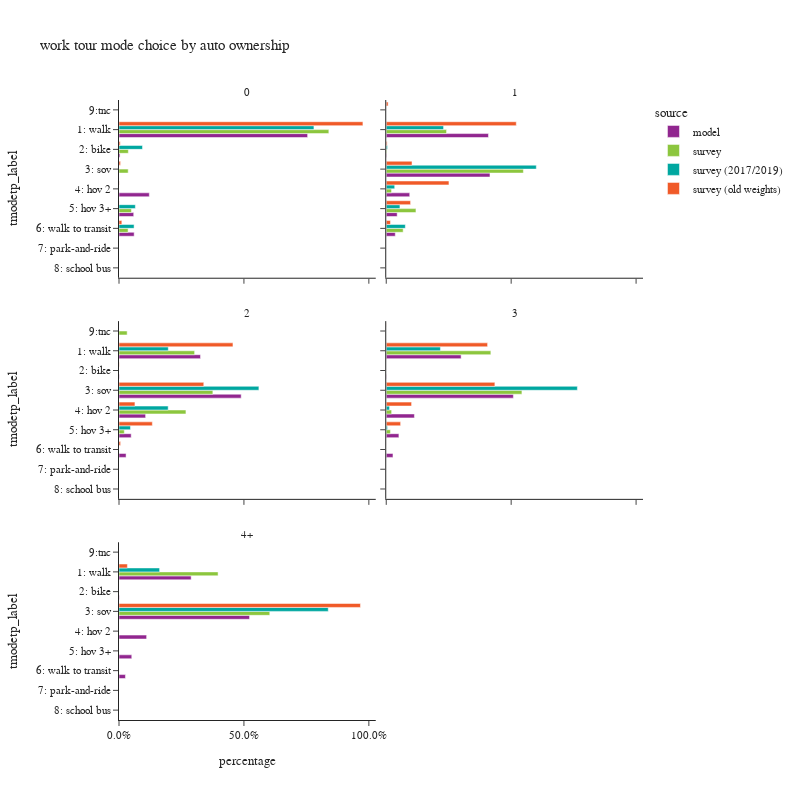

Write notebook code for a chart like this one.
### Code cell
plot_mode_choice(wk_base_subtour.loc[wk_base_subtour['auto_ownership_4+']!="-1"],"auto_ownership_4+",
                 {"auto_ownership_4+":["0","1","2","3","4+"],
                  "tmodetp_label":["1: walk","2: bike","3: sov","4: hov 2","5: hov 3+","6: walk to transit",
                                   "7: park-and-ride","8: school bus","9: other–survey only"]},
                 "auto ownership",2,800)

### Figure 1 — Plotly figure (JSON) as saved in the notebook; plotly's stock layout.template omitted (floating-point values rounded to 4 significant figures)
{"data": [{"alignmentgroup": "True", "customdata": [[11860], [66], [1906], [925], [953]], "hovertemplate": "source=model<br>auto_ownership_4+=0<br>percentage=%{x}<br>tmodetp_label=%{y}<br>sample count=%{customdata[0]}<extra></extra>", "legendgroup": "model", "marker": {"color": "#91268F", "pattern": {"shape": ""}}, "name": "model", "offsetgroup": "model", "orientation": "h", "showlegend": true, "textposition": "auto", "type": "bar", "x": [0.7549, 0.004201, 0.1213, 0.05888, 0.06066], "xaxis": "x5", "y": ["1: walk", "2: bike", "4: hov 2", "5: hov 3+", "6: walk to transit"], "yaxis": "y5"}, {"alignmentgroup": "True", "customdata": [[31266], [133], [31729], [7184], [3342], [2764], [1]], "hovertemplate": "source=model<br>auto_ownership_4+=1<br>percentage=%{x}<br>tmodetp_label=%{y}<br>sample count=%{customdata[0]}<extra></extra>", "legendgroup": "model", "marker": {"color": "#91268F", "pattern": {"shape": ""}}, "name": "model", "offsetgroup": "model", "orientation": "h", "showlegend": false, "textposition": "auto", "type": "bar", "x": [0.4091, 0.00174, 0.4152, 0.09401, 0.04373, 0.03617, 1.309e-05], "xaxis": "x6", "y": ["1: walk", "2: bike", "3: sov", "4: hov 2", "5: hov 3+", "6: walk to transit", "9:tnc"], "yaxis": "y6"}, {"alignmentgroup": "True", "customdata": [[30074], [107], [45087], [9818], [4498], [2610], [1]], "hovertemplate": "source=model<br>auto_ownership_4+=2<br>percentage=%{x}<br>tmodetp_label=%{y}<br>sample count=%{customdata[0]}<extra></extra>", "legendgroup": "model", "marker": {"color": "#91268F", "pattern": {"shape": ""}}, "name": "model", "offsetgroup": "model", "orientation": "h", "showlegend": false, "textposition": "auto", "type": "bar", "x": [0.3262, 0.001161, 0.489, 0.1065, 0.04879, 0.02831, 1.085e-05], "xaxis": "x3", "y": ["1: walk", "2: bike", "3: sov", "4: hov 2", "5: hov 3+", "6: walk to transit", "9:tnc"], "yaxis": "y3"}, {"alignmentgroup": "True", "customdata": [[11523], [43], [19565], [4335], [1948], [1036]], "hovertemplate": "source=model<br>auto_ownership_4+=3<br>percentage=%{x}<br>tmodetp_label=%{y}<br>sample count=%{customdata[0]}<extra></extra>", "legendgroup": "model", "marker": {"color": "#91268F", "pattern": {"shape": ""}}, "name": "model", "offsetgroup": "model", "orientation": "h", "showlegend": false, "textposition": "auto", "type": "bar", "x": [0.2997, 0.001118, 0.5088, 0.1127, 0.05066, 0.02694], "xaxis": "x4", "y": ["1: walk", "2: bike", "3: sov", "4: hov 2", "5: hov 3+", "6: walk to transit"], "yaxis": "y4"}, {"alignmentgroup": "True", "customdata": [[7371], [33], [13336], [2821], [1304], [657]], "hovertemplate": "source=model<br>auto_ownership_4+=4+<br>percentage=%{x}<br>tmodetp_label=%{y}<br>sample count=%{customdata[0]}<extra></extra>", "legendgroup": "model", "marker": {"color": "#91268F", "pattern": {"shape": ""}}, "name": "model", "offsetgroup": "model", "orientation": "h", "showlegend": false, "textposition": "auto", "type": "bar", "x": [0.2888, 0.001293, 0.5225, 0.1105, 0.05109, 0.02574], "xaxis": "x", "y": ["1: walk", "2: bike", "3: sov", "4: hov 2", "5: hov 3+", "6: walk to transit"], "yaxis": "y"}, {"alignmentgroup": "True", "customdata": [[17], [1], [1], [1], [1]], "hovertemplate": "source=survey<br>auto_ownership_4+=0<br>percentage=%{x}<br>tmodetp_label=%{y}<br>sample count=%{customdata[0]}<extra></extra>", "legendgroup": "survey", "marker": {"color": "#8CC63E", "pattern": {"shape": ""}}, "name": "survey", "offsetgroup": "survey", "orientation": "h", "showlegend": true, "textposition": "auto", "type": "bar", "x": [0.8399, 0.03732, 0.03673, 0.04968, 0.03639], "xaxis": "x5", "y": ["1: walk", "2: bike", "3: sov", "5: hov 3+", "6: walk to transit"], "yaxis": "y5"}, {"alignmentgroup": "True", "customdata": [[45], [3], [28], [5], [9], [1]], "hovertemplate": "source=survey<br>auto_ownership_4+=1<br>percentage=%{x}<br>tmodetp_label=%{y}<br>sample count=%{customdata[0]}<extra></extra>", "legendgroup": "survey", "marker": {"color": "#8CC63E", "pattern": {"shape": ""}}, "name": "survey", "offsetgroup": "survey", "orientation": "h", "showlegend": false, "textposition": "auto", "type": "bar", "x": [0.2413, 0.002018, 0.5488, 0.02122, 0.1189, 0.06768], "xaxis": "x6", "y": ["1: walk", "2: bike", "3: sov", "4: hov 2", "5: hov 3+", "6: walk to transit"], "yaxis": "y6"}, {"alignmentgroup": "True", "customdata": [[13], [23], [2], [2], [1]], "hovertemplate": "source=survey<br>auto_ownership_4+=2<br>percentage=%{x}<br>tmodetp_label=%{y}<br>sample count=%{customdata[0]}<extra></extra>", "legendgroup": "survey", "marker": {"color": "#8CC63E", "pattern": {"shape": ""}}, "name": "survey", "offsetgroup": "survey", "orientation": "h", "showlegend": false, "textposition": "auto", "type": "bar", "x": [0.3026, 0.3757, 0.2679, 0.0212, 0.03262], "xaxis": "x3", "y": ["1: walk", "3: sov", "4: hov 2", "5: hov 3+", "9:tnc"], "yaxis": "y3"}, {"alignmentgroup": "True", "customdata": [[3], [10], [1], [1]], "hovertemplate": "source=survey<br>auto_ownership_4+=3<br>percentage=%{x}<br>tmodetp_label=%{y}<br>sample count=%{customdata[0]}<extra></extra>", "legendgroup": "survey", "marker": {"color": "#8CC63E", "pattern": {"shape": ""}}, "name": "survey", "offsetgroup": "survey", "orientation": "h", "showlegend": false, "textposition": "auto", "type": "bar", "x": [0.4187, 0.543, 0.0215, 0.01677], "xaxis": "x4", "y": ["1: walk", "3: sov", "4: hov 2", "5: hov 3+"], "yaxis": "y4"}, {"alignmentgroup": "True", "customdata": [[3], [7]], "hovertemplate": "source=survey<br>auto_ownership_4+=4+<br>percentage=%{x}<br>tmodetp_label=%{y}<br>sample count=%{customdata[0]}<extra></extra>", "legendgroup": "survey", "marker": {"color": "#8CC63E", "pattern": {"shape": ""}}, "name": "survey", "offsetgroup": "survey", "orientation": "h", "showlegend": false, "textposition": "auto", "type": "bar", "x": [0.3966, 0.6034], "xaxis": "x", "y": ["1: walk", "3: sov"], "yaxis": "y"}, {"alignmentgroup": "True", "customdata": [[13], [2], [1], [3]], "hovertemplate": "source=survey (2017/2019)<br>auto_ownership_4+=0<br>percentage=%{x}<br>tmodetp_label=%{y}<br>sample count=%{customdata[0]}<extra></extra>", "legendgroup": "survey (2017/2019)", "marker": {"color": "#00A7A0", "pattern": {"shape": ""}}, "name": "survey (2017/2019)", "offsetgroup": "survey (2017/2019)", "orientation": "h", "showlegend": true, "textposition": "auto", "type": "bar", "x": [0.7802, 0.09401, 0.06546, 0.06034], "xaxis": "x5", "y": ["1: walk", "2: bike", "5: hov 3+", "6: walk to transit"], "yaxis": "y5"}, {"alignmentgroup": "True", "customdata": [[43], [2], [26], [6], [8], [1]], "hovertemplate": "source=survey (2017/2019)<br>auto_ownership_4+=1<br>percentage=%{x}<br>tmodetp_label=%{y}<br>sample count=%{customdata[0]}<extra></extra>", "legendgroup": "survey (2017/2019)", "marker": {"color": "#00A7A0", "pattern": {"shape": ""}}, "name": "survey (2017/2019)", "offsetgroup": "survey (2017/2019)", "orientation": "h", "showlegend": false, "textposition": "auto", "type": "bar", "x": [0.2294, 0.004849, 0.6006, 0.03386, 0.05479, 0.07642], "xaxis": "x6", "y": ["1: walk", "2: bike", "3: sov", "4: hov 2", "5: hov 3+", "6: walk to transit"], "yaxis": "y6"}, {"alignmentgroup": "True", "customdata": [[12], [23], [2], [2]], "hovertemplate": "source=survey (2017/2019)<br>auto_ownership_4+=2<br>percentage=%{x}<br>tmodetp_label=%{y}<br>sample count=%{customdata[0]}<extra></extra>", "legendgroup": "survey (2017/2019)", "marker": {"color": "#00A7A0", "pattern": {"shape": ""}}, "name": "survey (2017/2019)", "offsetgroup": "survey (2017/2019)", "orientation": "h", "showlegend": false, "textposition": "auto", "type": "bar", "x": [0.1973, 0.5599, 0.1968, 0.04596], "xaxis": "x3", "y": ["1: walk", "3: sov", "4: hov 2", "5: hov 3+"], "yaxis": "y3"}, {"alignmentgroup": "True", "customdata": [[3], [12], [1], [1]], "hovertemplate": "source=survey (2017/2019)<br>auto_ownership_4+=3<br>percentage=%{x}<br>tmodetp_label=%{y}<br>sample count=%{customdata[0]}<extra></extra>", "legendgroup": "survey (2017/2019)", "marker": {"color": "#00A7A0", "pattern": {"shape": ""}}, "name": "survey (2017/2019)", "offsetgroup": "survey (2017/2019)", "orientation": "h", "showlegend": false, "textposition": "auto", "type": "bar", "x": [0.2169, 0.7649, 0.01326, 0.004911], "xaxis": "x4", "y": ["1: walk", "3: sov", "4: hov 2", "5: hov 3+"], "yaxis": "y4"}, {"alignmentgroup": "True", "customdata": [[3], [6]], "hovertemplate": "source=survey (2017/2019)<br>auto_ownership_4+=4+<br>percentage=%{x}<br>tmodetp_label=%{y}<br>sample count=%{customdata[0]}<extra></extra>", "legendgroup": "survey (2017/2019)", "marker": {"color": "#00A7A0", "pattern": {"shape": ""}}, "name": "survey (2017/2019)", "offsetgroup": "survey (2017/2019)", "orientation": "h", "showlegend": false, "textposition": "auto", "type": "bar", "x": [0.1625, 0.8375], "xaxis": "x", "y": ["1: walk", "3: sov"], "yaxis": "y"}, {"alignmentgroup": "True", "customdata": [[104], [1], [2], [1], [1], [4]], "hovertemplate": "source=survey (old weights)<br>auto_ownership_4+=0<br>percentage=%{x}<br>tmodetp_label=%{y}<br>sample count=%{customdata[0]}<extra></extra>", "legendgroup": "survey (old weights)", "marker": {"color": "#F05A28", "pattern": {"shape": ""}}, "name": "survey (old weights)", "offsetgroup": "survey (old weights)", "orientation": "h", "showlegend": true, "textposition": "auto", "type": "bar", "x": [0.9763, 0.004864, 0.006211, 0.0008467, 0.0004772, 0.01133], "xaxis": "x5", "y": ["1: walk", "2: bike", "3: sov", "4: hov 2", "5: hov 3+", "6: walk to transit"], "yaxis": "y5"}, {"alignmentgroup": "True", "customdata": [[241], [3], [64], [29], [28], [15], [4]], "hovertemplate": "source=survey (old weights)<br>auto_ownership_4+=1<br>percentage=%{x}<br>tmodetp_label=%{y}<br>sample count=%{customdata[0]}<extra></extra>", "legendgroup": "survey (old weights)", "marker": {"color": "#F05A28", "pattern": {"shape": ""}}, "name": "survey (old weights)", "offsetgroup": "survey (old weights)", "orientation": "h", "showlegend": false, "textposition": "auto", "type": "bar", "x": [0.5205, 0.003512, 0.1032, 0.251, 0.09742, 0.0169, 0.007543], "xaxis": "x6", "y": ["1: walk", "2: bike", "3: sov", "4: hov 2", "5: hov 3+", "6: walk to transit", "9:tnc"], "yaxis": "y6"}, {"alignmentgroup": "True", "customdata": [[97], [2], [68], [23], [19], [7]], "hovertemplate": "source=survey (old weights)<br>auto_ownership_4+=2<br>percentage=%{x}<br>tmodetp_label=%{y}<br>sample count=%{customdata[0]}<extra></extra>", "legendgroup": "survey (old weights)", "marker": {"color": "#F05A28", "pattern": {"shape": ""}}, "name": "survey (old weights)", "offsetgroup": "survey (old weights)", "orientation": "h", "showlegend": false, "textposition": "auto", "type": "bar", "x": [0.4561, 0.0009542, 0.3393, 0.06381, 0.1335, 0.00636], "xaxis": "x3", "y": ["1: walk", "2: bike", "3: sov", "4: hov 2", "5: hov 3+", "6: walk to transit"], "yaxis": "y3"}, {"alignmentgroup": "True", "customdata": [[19], [25], [7], [3], [1], [1], [2]], "hovertemplate": "source=survey (old weights)<br>auto_ownership_4+=3<br>percentage=%{x}<br>tmodetp_label=%{y}<br>sample count=%{customdata[0]}<extra></extra>", "legendgroup": "survey (old weights)", "marker": {"color": "#F05A28", "pattern": {"shape": ""}}, "name": "survey (old weights)", "offsetgroup": "survey (old weights)", "orientation": "h", "showlegend": false, "textposition": "auto", "type": "bar", "x": [0.4056, 0.4348, 0.1014, 0.05756, 0.0001548, 3.044e-05, 0.0003959], "xaxis": "x4", "y": ["1: walk", "3: sov", "4: hov 2", "5: hov 3+", "6: walk to transit", "8: school bus", "9:tnc"], "yaxis": "y4"}, {"alignmentgroup": "True", "customdata": [[3], [13]], "hovertemplate": "source=survey (old weights)<br>auto_ownership_4+=4+<br>percentage=%{x}<br>tmodetp_label=%{y}<br>sample count=%{customdata[0]}<extra></extra>", "legendgroup": "survey (old weights)", "marker": {"color": "#F05A28", "pattern": {"shape": ""}}, "name": "survey (old weights)", "offsetgroup": "survey (old weights)", "orientation": "h", "showlegend": false, "textposition": "auto", "type": "bar", "x": [0.03357, 0.9664], "xaxis": "x", "y": ["1: walk", "3: sov"], "yaxis": "y"}], "layout": {"annotations": [{"font": {}, "showarrow": false, "text": "4+", "x": 0.245, "xanchor": "center", "xref": "paper", "y": 0.2867, "yanchor": "bottom", "yref": "paper"}, {"font": {}, "showarrow": false, "text": "2", "x": 0.245, "xanchor": "center", "xref": "paper", "y": 0.6433, "yanchor": "bottom", "yref": "paper"}, {"font": {}, "showarrow": false, "text": "3", "x": 0.755, "xanchor": "center", "xref": "paper", "y": 0.6433, "yanchor": "bottom", "yref": "paper"}, {"font": {}, "showarrow": false, "text": "0", "x": 0.245, "xanchor": "center", "xref": "paper", "y": 1.0, "yanchor": "bottom", "yref": "paper"}, {"font": {}, "showarrow": false, "text": "1", "x": 0.755, "xanchor": "center", "xref": "paper", "y": 1.0, "yanchor": "bottom", "yref": "paper"}], "barmode": "group", "height": 800, "legend": {"title": {"text": "source"}, "tracegroupgap": 0}, "title": {"text": "work tour mode choice by auto ownership"}, "width": 800, "xaxis": {"anchor": "y", "domain": [0, 0.49], "tickformat": ".1%", "title": {"text": "percentage"}}, "xaxis2": {"anchor": "y2", "domain": [0.51, 1], "matches": "x", "tickformat": ".1%", "title": {"text": "percentage"}}, "xaxis3": {"anchor": "y3", "domain": [0, 0.49], "matches": "x", "showticklabels": false, "tickformat": ".1%"}, "xaxis4": {"anchor": "y4", "domain": [0.51, 1], "matches": "x", "showticklabels": false, "tickformat": ".1%"}, "xaxis5": {"anchor": "y5", "domain": [0, 0.49], "matches": "x", "showticklabels": false, "tickformat": ".1%"}, "xaxis6": {"anchor": "y6", "domain": [0.51, 1], "matches": "x", "showticklabels": false, "tickformat": ".1%"}, "yaxis": {"anchor": "x", "categoryarray": ["9: other–survey only", "8: school bus", "7: park-and-ride", "6: walk to transit", "5: hov 3+", "4: hov 2", "3: sov", "2: bike", "1: walk"], "categoryorder": "array", "domain": [0, 0.2867], "title": {"text": "tmodetp_label"}}, "yaxis2": {"anchor": "x2", "domain": [0, 0.2867], "matches": "y", "showticklabels": false}, "yaxis3": {"anchor": "x3", "categoryarray": ["9: other–survey only", "8: school bus", "7: park-and-ride", "6: walk to transit", "5: hov 3+", "4: hov 2", "3: sov", "2: bike", "1: walk"], "categoryorder": "array", "domain": [0.3567, 0.6433], "matches": "y", "title": {"text": "tmodetp_label"}}, "yaxis4": {"anchor": "x4", "domain": [0.3567, 0.6433], "matches": "y", "showticklabels": false}, "yaxis5": {"anchor": "x5", "categoryarray": ["9: other–survey only", "8: school bus", "7: park-and-ride", "6: walk to transit", "5: hov 3+", "4: hov 2", "3: sov", "2: bike", "1: walk"], "categoryorder": "array", "domain": [0.7133, 1.0], "matches": "y", "title": {"text": "tmodetp_label"}}, "yaxis6": {"anchor": "x6", "domain": [0.7133, 1.0], "matches": "y", "showticklabels": false}}}
